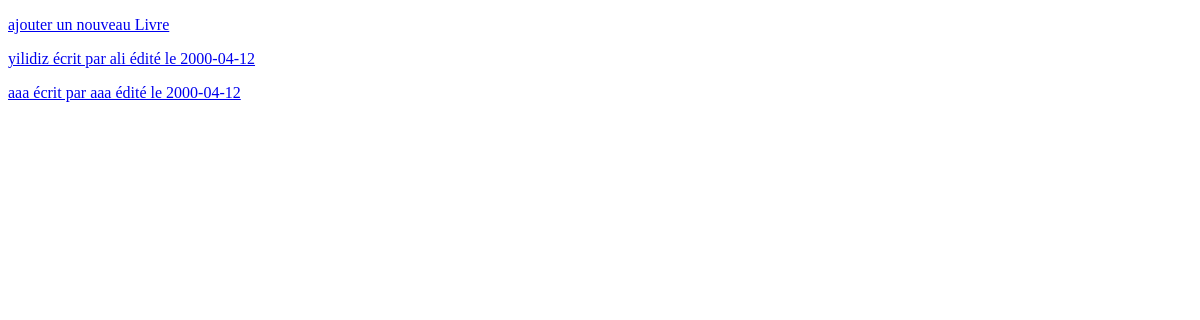
Before: /bibliotheque/ with the older database file.
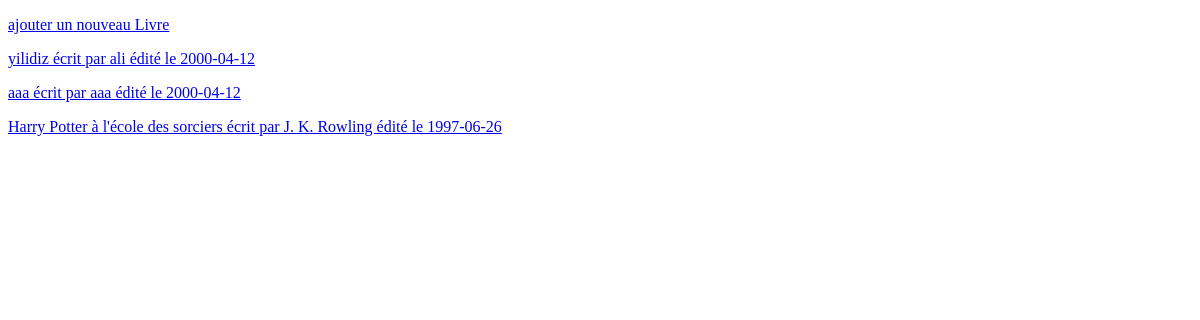
After: the same page with the newer database file.
### bibliotheque/models.py (models this page shows)
class Livre(models.Model):
    titre = models.CharField(max_length=100)
    auteur = models.CharField(max_length=100)
    date_parution = models.DateField(blank=True, null=True)
    nombre_pages = models.IntegerField(blank=False)
    resume = models.TextField(null=True, blank=True)
    def __str__(self):
        chaine = f"{self.titre} écrit par {self.auteur} édité le {self.date_parution}"
        return chaine

### bibliotheque/views.py (the view)
# urls.py: path("", views.index),
def index(request):
    liste = list(models.Livre.objects.all())
    return render(request, "bibliotheque/index.html", {"liste": liste})

### bibliotheque/templates/bibliotheque/index.html (shortened to what this page needs)
<!DOCTYPE html>
<html lang="fr">
<head>
</head>
<body>
<p><a href="/bibliotheque/ajout/">ajouter un nouveau Livre</a></p>
{% for Livre in liste %}
    <p><a href="/bibliotheque/affiche/{{ Livre.id }}/">{{ Livre }}</a></p>
{% endfor %}
</body>
</html>

Changed rows visible on the page:
added Livre: titre+auteur+date_parution "Harry Potter à l'école des sorciers écrit par J. K. Rowling édité le 1997-06-26"
